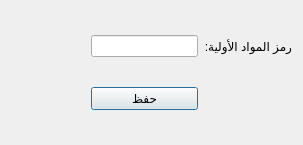
<?xml version="1.0" encoding="UTF-8"?>
<ui version="4.0">
 <class>WarehouseVariables</class>
 <widget class="QDialog" name="WarehouseVariables">
  <property name="geometry">
   <rect>
    <x>0</x>
    <y>0</y>
    <width>303</width>
    <height>145</height>
   </rect>
  </property>
  <property name="windowTitle">
   <string>ضبط متغيرات المستودعات</string>
  </property>
  <property name="windowIcon">
   <iconset>
    <normaloff>graphics/icon.xpm</normaloff>graphics/icon.xpm</iconset>
  </property>
  <property name="layoutDirection">
   <enum>Qt::RightToLeft</enum>
  </property>
  <layout class="QGridLayout" name="gridLayout">
   <item row="1" column="1">
    <widget class="QLineEdit" name="lineEdit"/>
   </item>
   <item row="1" column="0">
    <widget class="QLabel" name="label">
     <property name="text">
      <string>رمز المواد الأولية:</string>
     </property>
    </widget>
   </item>
   <item row="1" column="2">
    <spacer name="horizontalSpacer">
     <property name="orientation">
      <enum>Qt::Horizontal</enum>
     </property>
     <property name="sizeHint" stdset="0">
      <size>
       <width>80</width>
       <height>20</height>
      </size>
     </property>
    </spacer>
   </item>
   <item row="2" column="1">
    <widget class="QPushButton" name="save">
     <property name="text">
      <string>حفظ</string>
     </property>
    </widget>
   </item>
  </layout>
 </widget>
 <resources/>
 <connections/>
</ui>
